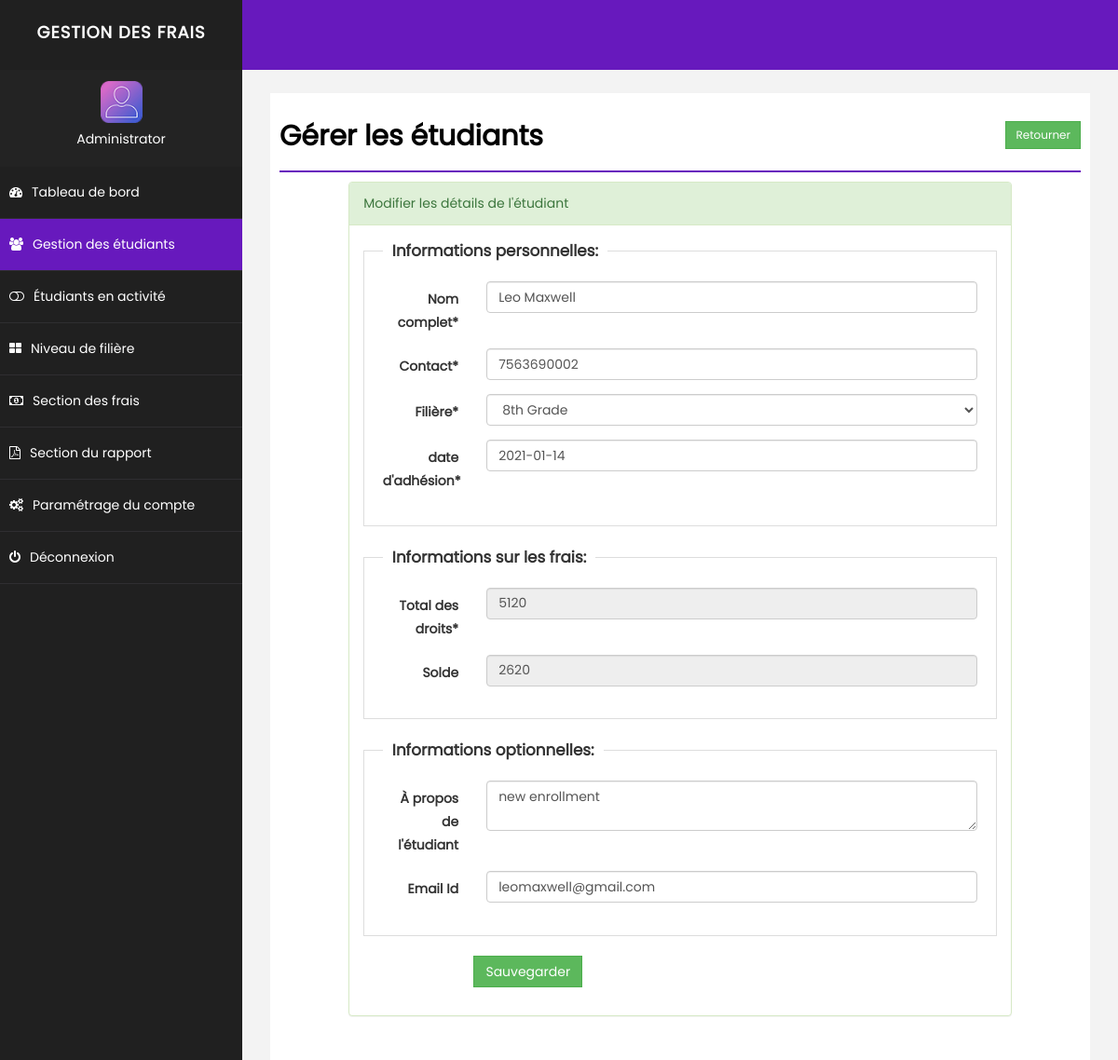
/student.php?action=edit&id=10 (signed in), run on the app's committed database.
### tables this page shows
CREATE TABLE `student` (
  `id` int(255) NOT NULL,
  `emailid` varchar(255) NOT NULL,
  `sname` varchar(255) NOT NULL,
  `joindate` datetime NOT NULL,
  `about` text NOT NULL,
  `contact` varchar(255) NOT NULL,
  `fees` int(255) NOT NULL,
  `grade` varchar(255) NOT NULL,
  `balance` int(255) NOT NULL,
  `delete_status` enum('0','1') NOT NULL DEFAULT '0'
);

CREATE TABLE `grade` (
  `id` int(255) NOT NULL,
  `grade` varchar(255) NOT NULL,
  `detail` text NOT NULL,
  `delete_status` enum('0','1') NOT NULL DEFAULT '0'
);

### student.php (the view, shortened to what this page needs)
<?php $page='student';
include("php/dbconnect.php");
$emailid='';
$sname='';
$joindate = '';
$contact='';
$balance = 0;
$fees='';
$about = '';
$grade='';
$action = "add";
if(isset($_GET['action']) && $_GET['action']=="edit" ){
$id = isset($_GET['id'])?mysqli_real_escape_string($conn,$_GET['id']):'';
$sqlEdit = $conn->query("SELECT * FROM student WHERE id='".$id."'");
if($sqlEdit->num_rows)
{
$rowsEdit = $sqlEdit->fetch_assoc();
extract($rowsEdit);
$action = "update";
}else
{
$_GET['action']="";
}
}
?>
<!DOCTYPE html>
<html xmlns="http://www.w3.org/1999/xhtml">
<head>
    <link href="css/bootstrap.css" rel="stylesheet" />
    <link href="css/font-awesome.css" rel="stylesheet" />
    <link href="css/basic.css" rel="stylesheet" />
    <link href="css/custom.css" rel="stylesheet" />
	<link href="css/ui.css" rel="stylesheet" />
	<link href="css/datepicker.css" rel="stylesheet" />
</head>
<?php
include("php/header.php");
?>
        <div id="page-wrapper">
            <div id="page-inner">
                <div class="row">
                    <div class="col-md-12">
                        <h1 class="page-head-line">Gérer les étudiants
						<?php
						echo (isset($_GET['action']) && @$_GET['action']=="add" || @$_GET['action']=="edit")?
						' <a href="student.php" class="btn btn-success btn-sm pull-right" style="border-radius:0%">Retourner</a>':'<a href="student.php?action=add" class="btn btn-danger btn-sm pull-right" style="border-radius:0%"><i class="glyphicon glyphicon-plus"></i> Ajouter un nouvel étudiant</a>';
						?>
						</h1>
                    </div>
                </div>
        <?php
		 if(isset($_GET['action']) && @$_GET['action']=="add" || @$_GET['action']=="edit")
		 {
		?>
                <div class="row">
                    <div class="col-sm-10 col-sm-offset-1">
               <div class="panel panel-success">
                        <div class="panel-heading">
                           <?php echo ($action=="add")? "Add Student Details": "Modifier les détails de l'étudiant"; ?>
                        </div>
						<form action="student.php" method="post" id="signupForm1" class="form-horizontal">
                        <div class="panel-body">
						<fieldset class="scheduler-border" >
						 <legend  class="scheduler-border">Informations personnelles:</legend>
						<div class="form-group">
								<label class="col-sm-2 control-label" for="Old">Nom complet* </label>
								<div class="col-sm-10">
									<input type="text" class="form-control" id="sname" name="sname" value="<?php echo $sname;?>"  />
								</div>
							</div>
						<div class="form-group">
								<label class="col-sm-2 control-label" for="Old">Contact* </label>
								<div class="col-sm-10">
									<input type="text" class="form-control" id="contact" name="contact" value="<?php echo $contact;?>" maxlength="10" />
								</div>
							</div>
						<div class="form-group">
								<label class="col-sm-2 control-label" for="Old">Filière* </label>
								<div class="col-sm-10">
									<select  class="form-control" id="grade" name="grade" >
                                    <?php
									$sql = "select * from grade where delete_status='0' order by grade.grade asc";
									$q = $conn->query($sql);
									while($r = $q->fetch_assoc())
									{
									echo '<option value="'.$r['id'].'"  '.(($grade==$r['id'])?'selected="selected"':'').'>'.$r['grade'].'</option>';
									}
									?>
									</select>
								</div>
						</div>
						<div class="form-group">
								<label class="col-sm-2 control-label" for="Old">date d'adhésion* </label>
								<div class="col-sm-10">
									<input type="text" class="form-control" placeholder="date d'adhésion" id="joindate" name="joindate" value="<?php echo  ($joindate!='')?date("Y-m-d", strtotime($joindate)):'';?>" style="background-color: #fff;" readonly />
								</div>
							</div>
						 </fieldset>
							<fieldset class="scheduler-border" >
						 <legend  class="scheduler-border">Informations sur les frais:</legend>
						<div class="form-group">
								<label class="col-sm-2 control-label" for="Old">Total des droits* </label>
								<div class="col-sm-10">
									<input type="text" class="form-control" id="fees" name="fees" value="<?php echo $fees;?>" <?php echo ($action=="update")?"disabled":""; ?>  />
								</div>
						</div>
						<div class="form-group">
								<label class="col-sm-2 control-label" for="Old">Solde </label>
								<div class="col-sm-10">
									<input type="text" class="form-control"  id="balance" name="balance" value="<?php echo $balance;?>" disabled />
								</div>
						</div>
							</fieldset>
							 <fieldset class="scheduler-border" >
						 <legend  class="scheduler-border">Informations optionnelles:</legend>
							<div class="form-group">
								<label class="col-sm-2 control-label" for="Password">À propos de l'étudiant </label>
								<div class="col-sm-10">
	                        <textarea class="form-control" id="about" name="about"><?php echo $about;?></textarea >
								</div>
							</div>
							<div class="form-group">
								<label class="col-sm-2 control-label" for="Old">Email Id </label>
								<div class="col-sm-10">
									<input type="text" class="form-control" id="emailid" name="emailid" value="<?php echo $emailid;?>"  />
								</div>
						    </div>
							</fieldset>
						<div class="form-group">
								<div class="col-sm-8 col-sm-offset-2">
									<button type="submit" name="save" class="btn btn-success" style="border-radius:0%">Sauvegarder </button>
								</div>
							</div>
                         </div>
							</form>
                        </div>
                            </div>
                </div>
		<?php
		}
		?>
            </div>
        </div>
    </div>
</body>
</html>

### css/basic.css (style rules this page uses)
html * { font-family: "Poppins", sans-serif; }
body { font-family: "Open Sans", sans-serif; line-height: 25px; }
#page-wrapper { padding: 15px 15px; min-height: 600px; background: #f3f3f3; }
#page-inner { width: 100%; margin: 10px 20px 10px 0px; background-color: #fff !important; padding: 10px; min-height: 1200px; }
.page-head-line { font-size: 30px; color: #000; font-weight: 800; padding-bottom: 20px; border-bottom: 2px solid #6719bd; margin-bottom: 10px; }
@media (min-width: 768px) { #page-wrapper { margin: 0 0 0 260px; padding: 15px 30px; min-height: 1200px; } }

### css/custom.css (style rules this page uses)
html * { font-family: "Poppins", sans-serif; }
fieldset.scheduler-border { border: 1px groove #ddd !important; padding: 0 1.4em 1.4em 1.4em !important; margin: 0 0 1.5em 0 !important; -webkit-box-shadow: 0px 0px 0px 0px #000; box-shadow: 0px 0px 0px 0px #000; }
legend.scheduler-border { font-size: 1.2em !important; font-weight: bold !important; text-align: left !important; width: auto; padding: 0 10px; border-bottom: none; }

### data on the page
student: sname "Leo Maxwell", contact "7563690002", grade "8th Grade", joindate "2021-01-14", fees "5120", balance "2620", about "new enrollment", emailid "leomaxwell@gmail.com"

### other printed values
$_SESSION['rainbow_name'] "Administrator"
